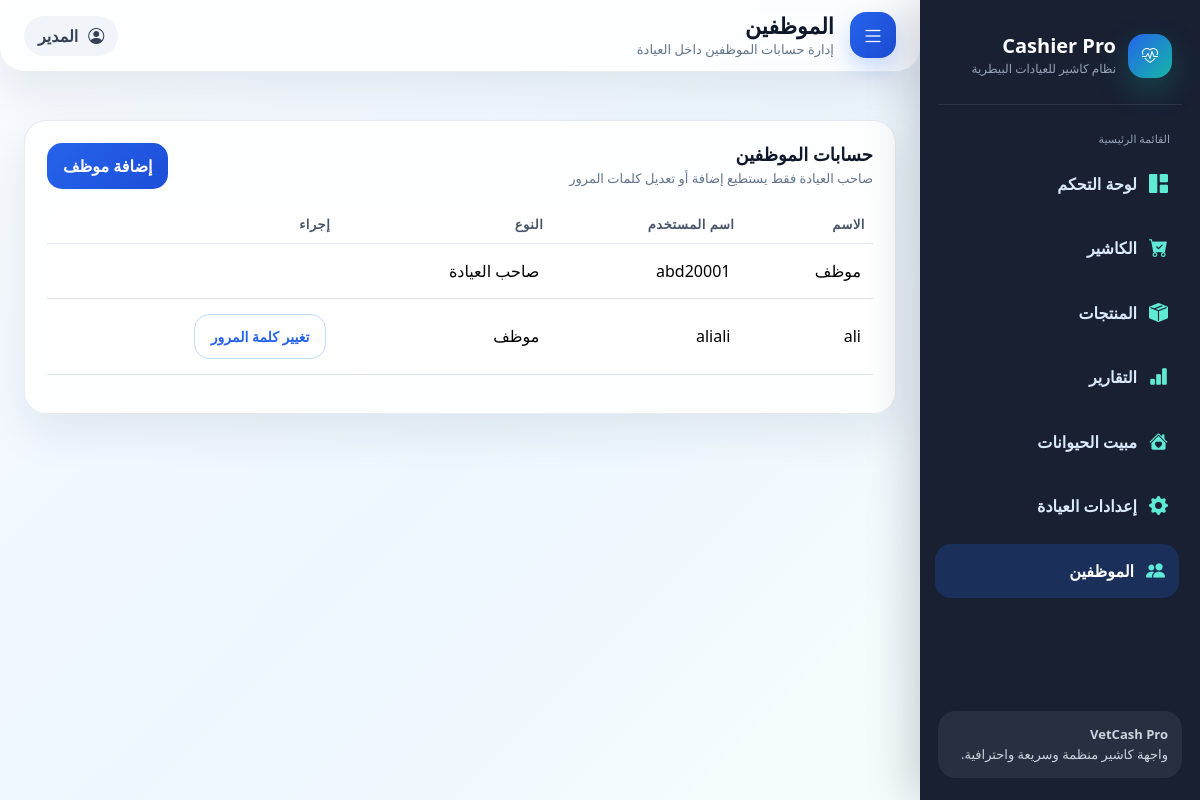
/staff/ (signed in), run on an earlier commit of the app's database.
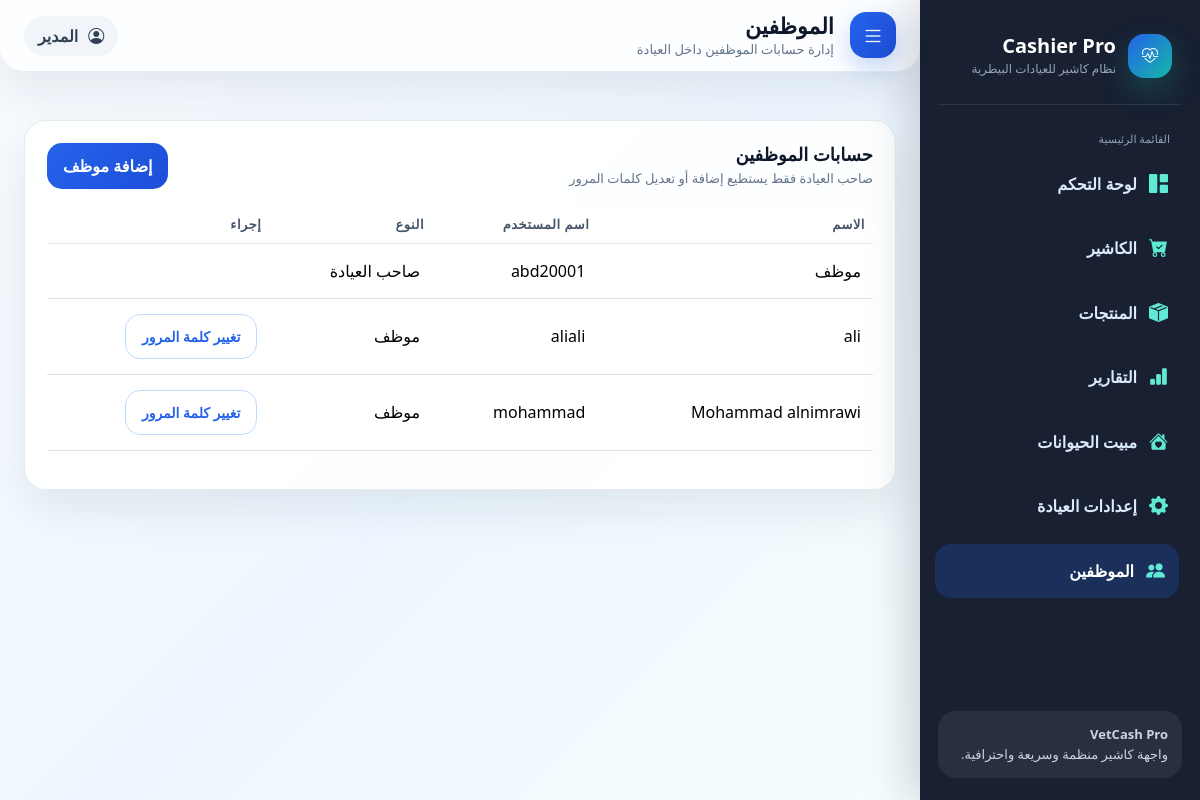
And on a later commit of the database.
### cashier/models.py (models this page shows, shortened)
class ClinicStaff(models.Model):
    clinic = models.ForeignKey(
        Clinic,
        on_delete=models.CASCADE,
        related_name='staff_members'
    )
    user = models.OneToOneField(
        User,
        on_delete=models.CASCADE,
        related_name='staff_profile'
    )
    is_owner = models.BooleanField(default=False)
    created_at = models.DateTimeField(auto_now_add=True)

### cashier/views.py (the view)
# urls.py: path('staff/', views.staff_list, name='staff_list'),
@login_required
def staff_list(request):
    clinic = get_user_clinic(request.user)
    if not is_clinic_owner(request.user):
        return redirect('cashier:dashboard')
    staff_members = ClinicStaff.objects.filter(
        clinic=clinic
    ).select_related('user')
    return render(request, 'cashier/staff_list.html', {
        'active_page': 'staff',
        'staff_members': staff_members,
    })

### cashier/views.py (called while the page is built, shortened)
def is_clinic_owner(user):
    if hasattr(user, 'staff_profile'):
        return user.staff_profile.is_owner
    if hasattr(user, 'clinic'):
        return True
    return False

def get_user_clinic(user):
    if hasattr(user, 'staff_profile'):
        return user.staff_profile.clinic

### cashier/templates/cashier/staff_list.html (shortened to what this page needs)
{% extends 'cashier/base.html' %}
{% block page_title %}الموظفين{% endblock %}
{% block page_subtitle %}إدارة حسابات الموظفين داخل العيادة{% endblock %}
{% block content %}
<section class="content-area">
  <div class="panel">
    <div class="panel-header">
      <div>
        <h4 class="panel-title">حسابات الموظفين</h4>
        <p class="panel-subtitle">صاحب العيادة فقط يستطيع إضافة أو تعديل كلمات المرور</p>
      </div>
      <a href="{% url 'cashier:staff_create' %}" class="btn btn-primary">
        إضافة موظف
      </a>
    </div>
    <div class="table-responsive">
      <table class="table">
        <thead>
          <tr>
            <th>الاسم</th>
            <th>اسم المستخدم</th>
            <th>النوع</th>
            <th>إجراء</th>
          </tr>
        </thead>
        <tbody>
          {% for staff in staff_members %}
          <tr>
            <td>{{ staff.user.first_name|default:"موظف" }}</td>
            <td>{{ staff.user.username }}</td>
            <td>
              {% if staff.is_owner %}
                صاحب العيادة
              {% else %}
                موظف
              {% endif %}
            </td>
            <td>
              {% if not staff.is_owner %}
              <a href="{% url 'cashier:staff_change_password' staff.id %}" class="btn btn-sm btn-outline-primary">
                تغيير كلمة المرور
              </a>
              {% endif %}
            </td>
          </tr>
          {% empty %}
          <tr>
            <td colspan="4" class="text-center text-muted py-4">
              لا يوجد موظفون بعد
            </td>
          </tr>
          {% endfor %}
        </tbody>
      </table>
    </div>
  </div>
</section>
{% endblock %}

What changed in the data, as far as the page shows it:
added ClinicStaff: user.first_name "Mohammad alnimrawi", user.username "mohammad", is_owner "موظف"
